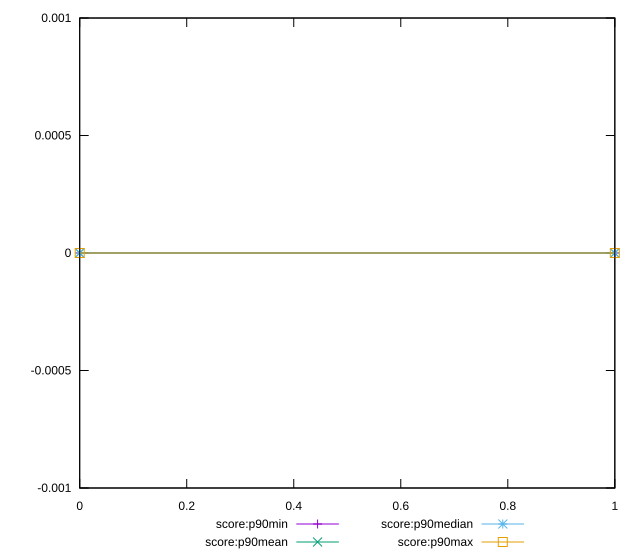

The script that saved this image:
reset

$scoreP90Min <<EOF
0 0
1 0
EOF

$scoreP90Mean <<EOF
0 0
1 0
EOF

$scoreP90Median <<EOF
0 0
1 0
EOF

$scoreP90Max <<EOF
0 0
1 0
EOF

set key outside below
set xrange [0:1]
set yrange [-0.001:0.001]
set trange [-0.001:0.001]
set terminal svg size 640, 560 enhanced background rgb 'white'
set output "reports/report_00033_2021-03-01T14-23-16.841Z/unsized-images/progression/score.svg"

plot $scoreP90Min title "score:p90min" with linespoints, \
     $scoreP90Mean title "score:p90mean" with linespoints, \
     $scoreP90Median title "score:p90median" with linespoints, \
     $scoreP90Max title "score:p90max" with linespoints

reset
